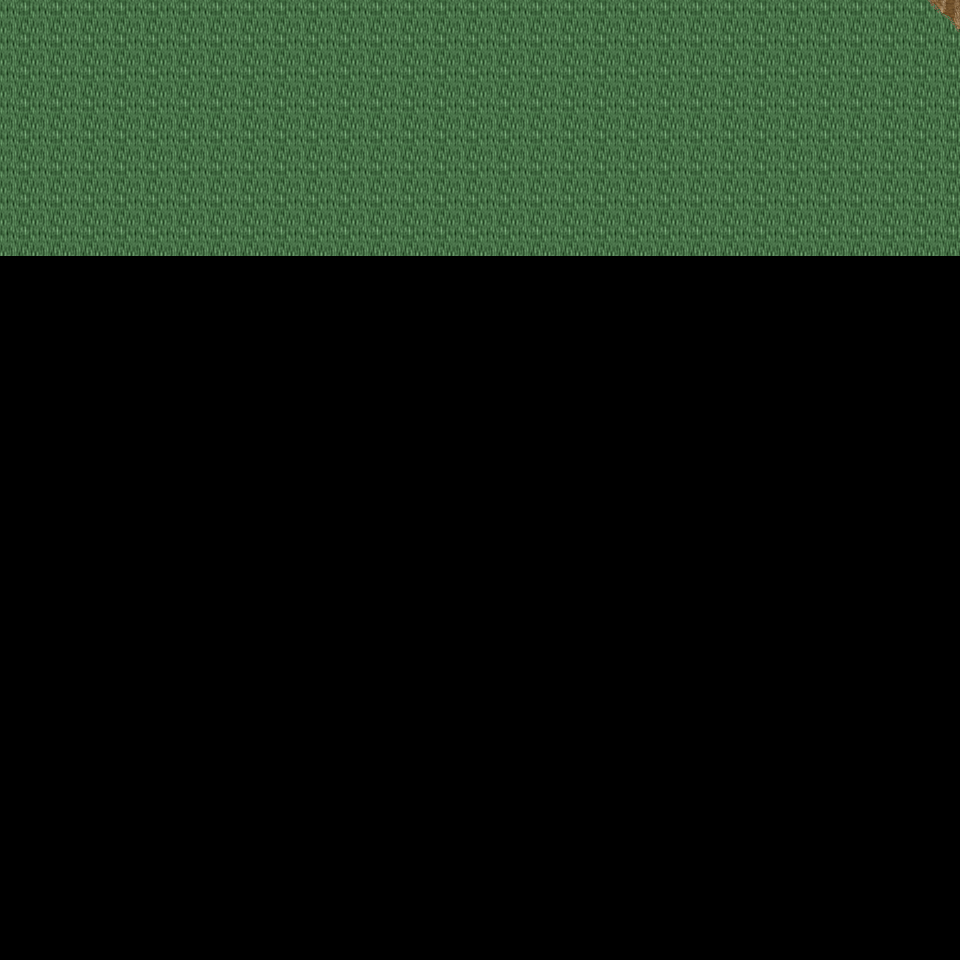

This game map was drawn from its Tiled (.tmx) file and the tilesets committed beside it. A one-line description and the trimmed map source follow:
An orthogonal 30x30 tile map with 32x32 px tiles, 6 tile layers (Ground, Object, Object2, Above, ...), 34 tilesets and 2 objects (2x mapExit).

<map version="1.0" orientation="orthogonal" renderorder="right-down" width="30" height="30" tilewidth="32" tileheight="32" nextobjectid="3">
  <tileset firstgid="1" name="tileset_logic_collision" tilewidth="32" tileheight="32" tilecount="1" columns="1">
    <image source="../drawable/tileset_logic_collision.png" width="32" height="32" />
  </tileset>
  <tileset firstgid="2" name="tileset_ground_ridge_earth_pale" tilewidth="32" tileheight="32" tilecount="96" columns="12">
    <image source="../drawable/tileset_ground_ridge_earth_pale.png" width="384" height="256" />
  </tileset>
  <tileset firstgid="98" name="tileset_ground_ridge_earth_dark" tilewidth="32" tileheight="32" tilecount="96" columns="12">
    <image source="../drawable/tileset_ground_ridge_earth_dark.png" width="384" height="256" />
  </tileset>
  <tileset firstgid="194" name="tileset_ground_ground" tilewidth="32" tileheight="32" tilecount="33" columns="3">
    <image source="../drawable/tileset_ground_ground.png" width="96" height="352" />
  </tileset>
  <tileset firstgid="227" name="tileset_building_castle" tilewidth="32" tileheight="32" tilecount="320" columns="20">
    <image source="../drawable/tileset_building_castle.png" width="640" height="512" />
  </tileset>
  <tileset firstgid="547" name="tileset_ground_water_pool" tilewidth="32" tileheight="32" tilecount="72" columns="3">
    <image source="../drawable/tileset_ground_water_pool.png" width="96" height="768" />
  </tileset>
  <tileset firstgid="619" name="tileset_ground_earth_edges" tilewidth="32" tileheight="32" tilecount="18" columns="6">
    <image source="../drawable/tileset_ground_earth_edges.png" width="192" height="96" />
  </tileset>
  <tileset firstgid="637" name="tileset_ground_grass_corners" tilewidth="32" tileheight="32" tilecount="24" columns="6">
    <image source="../drawable/tileset_ground_grass_corners.png" width="192" height="128" />
  </tileset>
  <tileset firstgid="661" name="tileset_ground_grass_edges" tilewidth="32" tileheight="32" tilecount="36" columns="12">
    <image source="../drawable/tileset_ground_grass_edges.png" width="384" height="96" />
  </tileset>
  <tileset firstgid="697" name="tileset_item_weapon_cannon" tilewidth="32" tileheight="32" tilecount="12" columns="3">
    <image source="../drawable/tileset_item_weapon_cannon.png" width="96" height="128" />
  </tileset>
  <tileset firstgid="709" name="tileset_item_pot_barrels_1" tilewidth="32" tileheight="32" tilecount="8" columns="4">
    <image source="../drawable/tileset_item_pot_barrels_1.png" width="128" height="64" />
  </tileset>
  <tileset firstgid="717" name="tileset_ground_cobbled_paving" tilewidth="32" tileheight="32" tilecount="1" columns="1">
    <image source="../drawable/tileset_ground_cobbled_paving.png" width="32" height="32" />
  </tileset>
  <tileset firstgid="718" name="tileset_ground_rock_pebbles" tilewidth="32" tileheight="32" tilecount="3" columns="1">
    <image source="../drawable/tileset_ground_rock_pebbles.png" width="32" height="96" />
  </tileset>
  <tileset firstgid="721" name="tileset_plant_flower_daisy_blue" tilewidth="32" tileheight="32" tilecount="8" columns="2">
    <image source="../drawable/tileset_plant_flower_daisy_blue.png" width="64" height="128" />
  </tileset>
  <tileset firstgid="729" name="tileset_building_mill" tilewidth="32" tileheight="32" tilecount="30" columns="5">
    <image source="../drawable/tileset_building_mill.png" width="160" height="192" />
  </tileset>
  <tileset firstgid="759" name="tileset_building_windmill_blades" tilewidth="32" tileheight="32" tilecount="144" columns="24">
    <image source="../drawable/tileset_building_windmill_blades.png" width="768" height="192" />
  </tileset>
  <tileset firstgid="903" name="tileset_logic_item_corn" tilewidth="32" tileheight="32" tilecount="5" columns="5">
    <image source="../drawable/tileset_logic_item_corn.png" width="160" height="32" />
  </tileset>
  <tileset firstgid="908" name="tileset_object_scarecrow" tilewidth="32" tileheight="32" tilecount="2" columns="1">
    <image source="../drawable/tileset_object_scarecrow.png" width="32" height="64" />
  </tileset>
  <tileset firstgid="910" name="tileset_object_hay_cart" tilewidth="32" tileheight="32" tilecount="1" columns="1">
    <image source="../drawable/tileset_object_hay_cart.png" width="32" height="32" />
  </tileset>
  <tileset firstgid="911" name="tileset_building_barnyard" tilewidth="32" tileheight="32" tilecount="200" columns="8">
    <image source="../drawable/tileset_building_barnyard.png" width="256" height="800" />
  </tileset>
  <tileset firstgid="1111" name="tileset_furniture_sink_pale_brown_stone" tilewidth="32" tileheight="32" tilecount="4" columns="2">
    <image source="../drawable/tileset_furniture_sink_pale_brown_stone.png" width="64" height="64" />
  </tileset>
  <tileset firstgid="1115" name="tileset_logic_creature_farm_animal" tilewidth="32" tileheight="32" tilecount="12" columns="12">
    <image source="../drawable/tileset_logic_creature_farm_animal.png" width="256" height="64" />
  </tileset>
  <tileset firstgid="1127" name="tileset_plant_tree_fall_trees" tilewidth="32" tileheight="32" tilecount="40" columns="8">
    <image source="../drawable/tileset_plant_tree_fall_trees.png" width="256" height="160" />
  </tileset>
  <tileset firstgid="1167" name="tileset_plant_bush_bush_mult_colored" tilewidth="32" tileheight="32" tilecount="6" columns="3">
    <image source="../drawable/tileset_plant_bush_bush_mult_colored.png" width="96" height="64" />
  </tileset>
  <tileset firstgid="1173" name="tileset_furniture_light_lamp_blue" tilewidth="32" tileheight="32" tilecount="3" columns="1">
    <image source="../drawable/tileset_furniture_light_lamp_blue.png" width="32" height="96" />
  </tileset>
  <tileset firstgid="1176" name="tileset_light_dim_light_7x5" tilewidth="32" tileheight="32" tilecount="35" columns="7">
    <image source="../drawable/tileset_light_dim_light_7x5.png" width="224" height="160" />
  </tileset>
  <tileset firstgid="1211" name="tileset_plant_stump_small_stump" tilewidth="32" tileheight="32" tilecount="4" columns="2">
    <image source="../drawable/tileset_plant_stump_small_stump.png" width="64" height="64" />
  </tileset>
  <tileset firstgid="1215" name="tileset_logic_creature_fowl" tilewidth="32" tileheight="32" tilecount="6" columns="6">
    <image source="../drawable/tileset_logic_creature_fowl.png" width="192" height="32" />
  </tileset>
  <tileset firstgid="1221" name="tileset_logic_creature_rodent" tilewidth="32" tileheight="32" tilecount="8" columns="8">
    <image source="../drawable/tileset_logic_creature_rodent.png" width="256" height="32" />
  </tileset>
  <tileset firstgid="1229" name="tileset_plant_bushes_and_trees" tilewidth="32" tileheight="32" tilecount="144" columns="16">
    <image source="../drawable/tileset_plant_bushes_and_trees.png" width="512" height="289" />
  </tileset>
  <tileset firstgid="1373" name="tileset_plant_bush_leafy" tilewidth="32" tileheight="32" tilecount="48" columns="8">
    <image source="../drawable/tileset_plant_bush_leafy.png" width="256" height="192" />
  </tileset>
  <tileset firstgid="1421" name="tileset_plant_bush_bush_pinks" tilewidth="32" tileheight="32" tilecount="4" columns="2">
    <image source="../drawable/tileset_plant_bush_bush_pinks.png" width="64" height="64" />
  </tileset>
  <tileset firstgid="1425" name="tileset_plant_bush_berried" tilewidth="32" tileheight="32" tilecount="60" columns="5">
    <image source="../drawable/tileset_plant_bush_berried.png" width="160" height="384" />
  </tileset>
  <tileset firstgid="1485" name="tileset_ground_ground_3" tilewidth="32" tileheight="32" tilecount="5" columns="5">
    <image source="../drawable/tileset_ground_ground_3.png" width="160" height="32" />
  </tileset>
  <layer name="Ground" width="30" height="30">
    <data>[900 cells, 240 non-empty, 1 distinct tile ids]</data>
  </layer>
  <layer name="Object" width="30" height="30">
    <data>[900 cells, 1 non-empty, 1 distinct tile ids]</data>
  </layer>
  <layer name="Object2" width="30" height="30">
    <data>[900 cells, 0 non-empty, 0 distinct tile ids]</data>
  </layer>
  <layer name="Above" width="30" height="30">
    <data>[900 cells, 0 non-empty, 0 distinct tile ids]</data>
  </layer>
  <layer name="Above2" width="30" height="30">
    <data>[900 cells, 0 non-empty, 0 distinct tile ids]</data>
  </layer>
  <layer name="Walkable" width="30" height="30">
    <data>[900 cells, 0 non-empty, 0 distinct tile ids]</data>
  </layer>
  <objectgroup name="MapEvents">
    <object id="1" name="north" type="mapExit" x="0" y="0" width="960" height="32">
      <properties>
        <property name="map" value="level_0_x51_y79" />
        <property name="x" value="0" />
        <property name="y" value="28" />
      </properties>
    </object>
    <object id="2" name="east" type="mapExit" x="928" y="0" width="32" height="960">
      <properties>
        <property name="map" value="level_0_x52_y80" />
        <property name="x" value="1" />
        <property name="y" value="0" />
      </properties>
    </object>
  </objectgroup>
</map>
